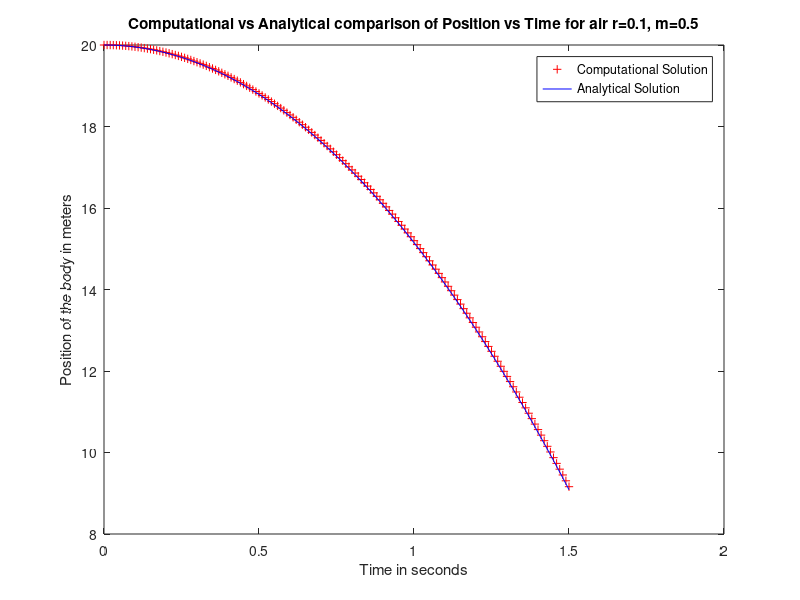
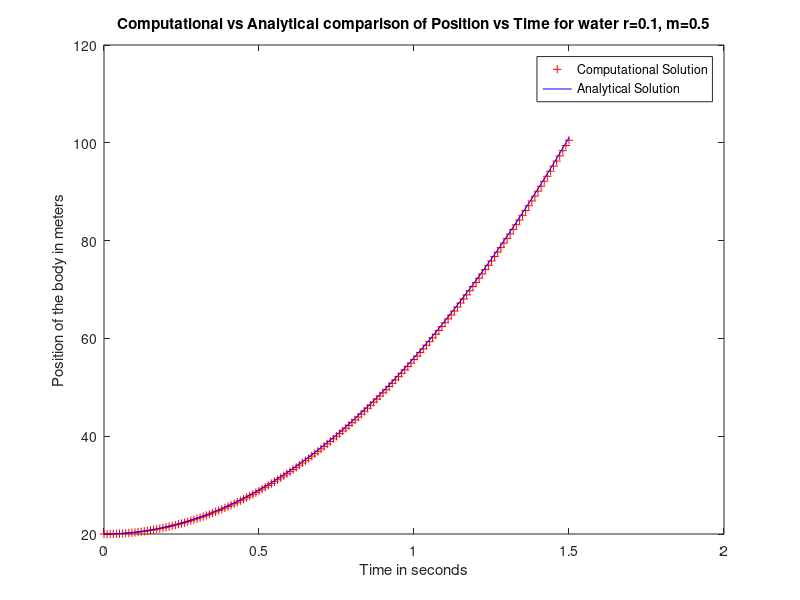

Source code (MATLAB) for these figures, in order:
clc;
clear all;
init_height = 20;
dt = 0.01;
g = 9.8;
rho_air = 1.225;
rho_water = 997;
mass_ball = 0.5;

max_t = 1.5;
t= 0:dt:max_t;
t = transpose(t);
N = (max_t/dt)+1;
r = 0.1;

v_air = zeros(N, 1);
v_water = zeros(N, 1);

x_air = zeros(N, 1);
x_air(1) = init_height;

x_water = zeros(N, 1);
x_water(1) = init_height;
volume_ball = 4/3*pi*r.^3;

for i = 1:N-1
    z = v_air(i) + g*dt - rho_air*volume_ball*g*dt/mass_ball;
    v_air(i+1)=z;
    x_air(i+1) = x_air(i) - v_air(i)*dt;

end

for i = 1:N-1
    z = v_water(i) + g*dt - rho_water*volume_ball*g*dt/mass_ball;
    v_water(i+1)=z;
    x_water(i+1) = x_water(i) - v_water(i)*dt;
end

a_air = g*(1-rho_air*volume_ball/mass_ball);
x_analytical_air = x_air(1) + v_air(1)*t - 1/2*a_air*(t.^2);

a_water = g*(1-rho_water*volume_ball/mass_ball);
x_analytical_water = x_water(1) + v_water(1)*t - 1/2*a_water*(t.^2);

figure(1);
plot(t, x_air, 'r+', t, x_analytical_air, 'b');
title('Computational vs Analytical comparison of Position vs Time for air r=0.1, m=0.5');
xlabel('Time in seconds');
ylabel('Position of the body in meters');
legend('Computational Solution', 'Analytical Solution');


figure(2);
plot(t, x_water, 'r+', t, x_analytical_water, 'b');
title('Computational vs Analytical comparison of Position vs Time for water r=0.1, m=0.5');
xlabel('Time in seconds');
ylabel('Position of the body in meters');
legend('Computational Solution', 'Analytical Solution');